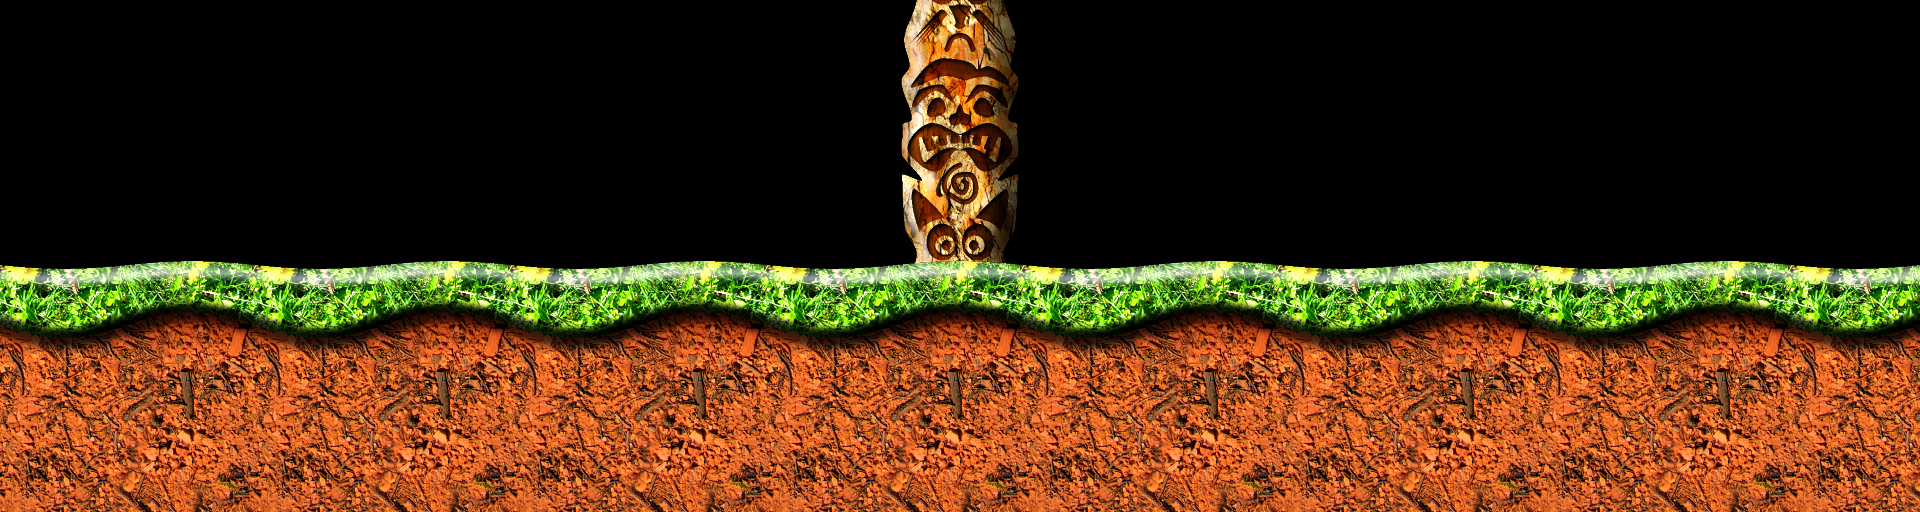

A 2D game scene composited from a Tiled map and its tileset images. What follows is a short description and the map's XML, with each tile layer's data collapsed to a summary:
An orthogonal 15x4 tile map with 128x128 px tiles, 2 tile layers (Tile Layer 2, Tile Layer 1), 2 tilesets.

<map version="1.0" orientation="orthogonal" width="15" height="4" tilewidth="128" tileheight="128" backgroundcolor="#000000">
 <tileset firstgid="1" name="Panorama" tilewidth="128" tileheight="128">
  <image source="../tilesets/Panorama.png" width="1024" height="512" />
 </tileset>
 <tileset firstgid="33" name="256" tilewidth="256" tileheight="256">
  <image source="../tilesets/256.png" width="768" height="768" />
 </tileset>
 <layer name="Tile Layer 2" width="15" height="4">
  <data>[60 cells, 3 non-empty, 3 distinct tile ids]</data>
 </layer>
 <layer name="Tile Layer 1" width="15" height="4">
  <data>[60 cells, 30 non-empty, 4 distinct tile ids]</data>
 </layer>
</map>